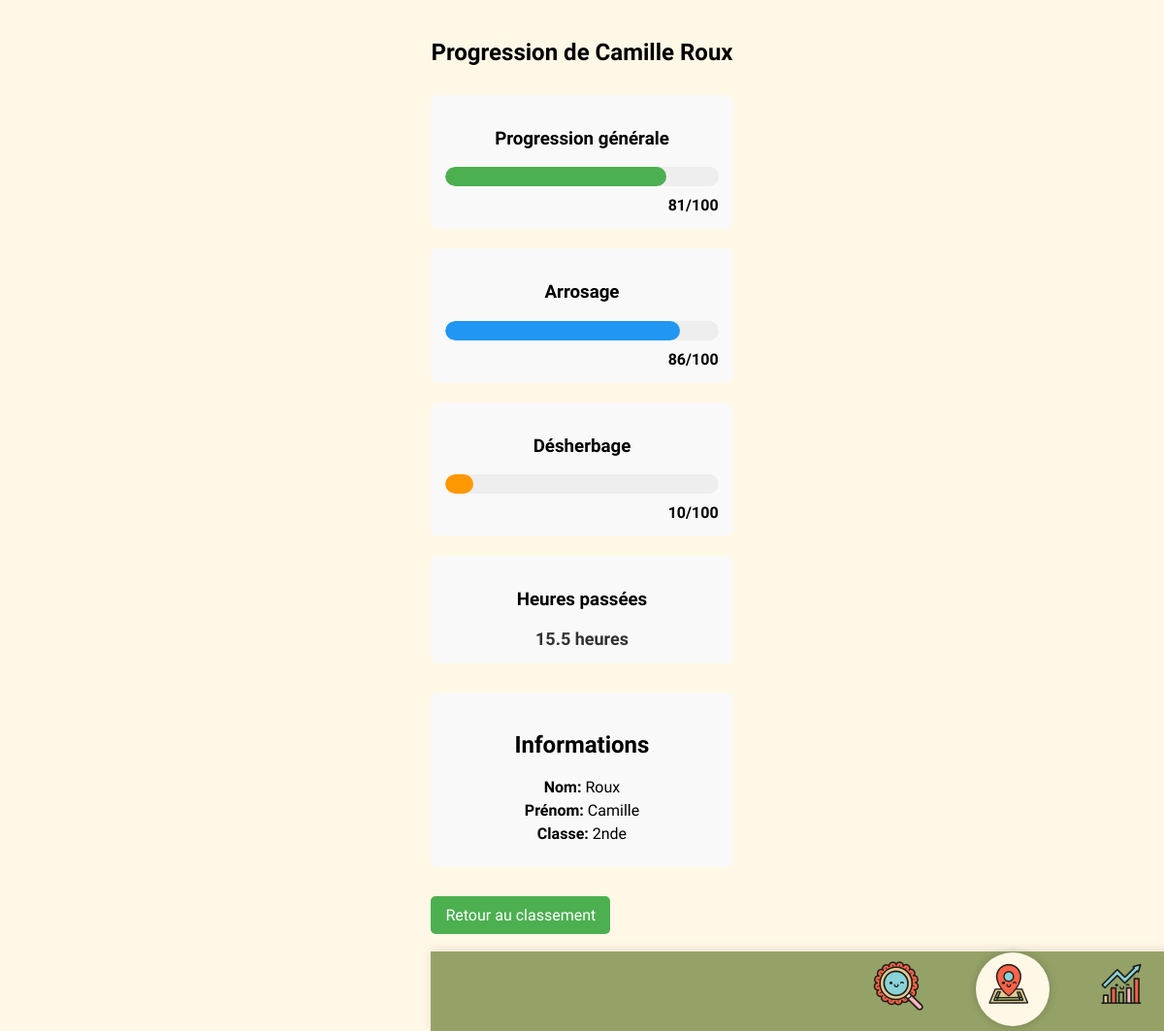
/progression/12, run on the app's committed database.
### tables this page shows
CREATE TABLE utilisateur (
        id_utilisateur INTEGER PRIMARY KEY AUTOINCREMENT,
        nom TEXT NOT NULL,
        prenom TEXT NOT NULL,
        tel TEXT,
        email TEXT UNIQUE NOT NULL,
        mdp TEXT NOT NULL,
        classe TEXT
    );

CREATE TABLE progression (
        id_utilisateur INTEGER,
        general TEXT,
        arrosage TEXT,
        desherbage TEXT,
        heures_passees REAL,
        PRIMARY KEY (id_utilisateur),
        FOREIGN KEY (id_utilisateur) REFERENCES utilisateur(id_utilisateur) ON DELETE CASCADE
    );

### routes/progression_routes.py (the view)
@progression_bp.route('/progression/<int:user_id>')
def user_progression(user_id):
    user_info, progression_data = get_user_progression(user_id)
    if not user_info:
        return redirect('/defis')
    return render_template('progression.html', user=user_info, progression=progression_data)

### backend/database_functions.py (called while the page is built)
def get_user_progression(user_id):
    conn = sqlite3.connect("./backend/plantes.db")
    cursor = conn.cursor()
    cursor.execute('''
    SELECT id_utilisateur, nom, prenom, email, classe
    FROM utilisateur
    WHERE id_utilisateur = ?
    ''', (user_id,))
    user_info = cursor.fetchone()
    if not user_info:
        conn.close()
        return None, None
    cursor.execute('''
    SELECT general, arrosage, desherbage, heures_passees
    FROM progression
    WHERE id_utilisateur = ?
    ''', (user_id,))
    progression_data = cursor.fetchone()
    conn.close()
    return user_info, progression_data

### templates/progression.html (shortened to what this page needs)
<!DOCTYPE html>
<html>
<head>
  <link rel="stylesheet" href="{{ url_for('static', filename='global.css') }}" />
  <link rel="stylesheet" href="{{ url_for('static', filename='progression.css') }}" />
</head>
<body>
  <div class="container">
    <h1>Progression de {{ user[2] }} {{ user[1] }}</h1>
    <div class="progression-details">
      <div class="progression-item">
        <h3>Progression générale</h3>
        <div class="progress-container">
          <div class="progress-bar progress-bar-general"></div>
        </div>
        <div class="score">{{ progression[0] }}/100</div>
      </div>
      <div class="progression-item">
        <h3>Arrosage</h3>
        <div class="progress-container">
          <div class="progress-bar progress-bar-arrosage"></div>
        </div>
        <div class="score">{{ progression[1] }}/100</div>
      </div>
      <div class="progression-item">
        <h3>Désherbage</h3>
        <div class="progress-container">
          <div class="progress-bar progress-bar-desherbage"></div>
        </div>
        <div class="score">{{ progression[2] }}/100</div>
      </div>
      <div class="progression-item">
        <h3>Heures passées</h3>
        <div class="hours">{{ progression[3] }} heures</div>
      </div>
    </div>
    <div class="user-info">
      <h2>Informations</h2>
      <p><strong>Nom:</strong> {{ user[1] }}</p>
      <p><strong>Prénom:</strong> {{ user[2] }}</p>
      {% if user[4] %}
      <p><strong>Classe:</strong> {{ user[4] }}</p>
      {% endif %}
    </div>
    <div class="navigation">
      <a href="{{ url_for('defis.defis') }}" class="back-button">Retour au classement</a>
    </div>
    <div class="group-wrapper">
      <div class="group-8">
        <a href="{{ url_for('info.index') }}"><img class="loupe" src="static/images/loupe.png" /></a>
        <a href="{{ url_for('accueil') }}"><img class="map" src="static/images/map.png" /></a>
        <a href="{{ url_for('defis.defis') }}"><img class="resultats" src="static/images/re-sultats.png" /></a>
      </div>
  </div>
  </div>
</body>
</html>

### static/global.css (style rules this page uses)
body { background-color: #FFF8E6; font-family: "DynaPuff", cursive; margin: 0; padding-bottom: 80px; display: flex; flex-direction: column; align-items: center; text-align: center; }
h1 { text-align: center; font-size: 24px; margin-top: 20px; }
.group-wrapper { position: fixed; width: 100%; height: 82px; bottom: 0; background-color: #94A267; display: flex; justify-content: center; align-items: center; z-index: 1000; box-shadow: 0 -2px 10px rgba(0, 0, 0, 0.1); z-index: 9999; }
.group-8 { display: flex; align-items: center; justify-content: center; gap: 40px; }
.group-8 img { width: 76px; height: 76px; object-fit: cover; }
.map { width: 50px; height: 50px; object-fit: cover; background-color: #FFF8E6; border-radius: 50%; box-shadow: 0 0 10px rgba(0, 0, 0, 0.2); }

### static/progression.css (style rules this page uses)
.container { max-width: 800px; margin: 0 auto; padding: 20px; }
h1 { text-align: center; margin-bottom: 30px; }
.progression-details { margin-bottom: 30px; }
.progression-item { margin-bottom: 20px; padding: 15px; background-color: #f9f9f9; border-radius: 8px; }
.progress-container { width: 100%; height: 20px; background-color: #eee; border-radius: 10px; margin: 10px 0; overflow: hidden; }
.progress-bar { height: 100%; border-radius: 10px; background-color: #4CAF50; }
.progress-bar-general { background-color: #4CAF50; }
.progress-bar-arrosage { background-color: #2196F3; }
.progress-bar-desherbage { background-color: #FF9800; }
.score { font-weight: bold; text-align: right; }
.hours { font-size: 18px; font-weight: bold; color: #333; }
.user-info { background-color: #f9f9f9; padding: 20px; border-radius: 8px; margin-bottom: 30px; }
.user-info p { margin: 5px 0; }
.navigation { display: flex; justify-content: space-between; margin-top: 30px; }
.back-button { background-color: #4CAF50; color: white; padding: 10px 15px; border-radius: 5px; text-decoration: none; transition: background-color 0.3s; }

### data on the page
utilisateur: prenom "Camille", nom "Roux", classe "2nde"
progression: general "81", arrosage "86", desherbage "10", heures_passees "15.5"
